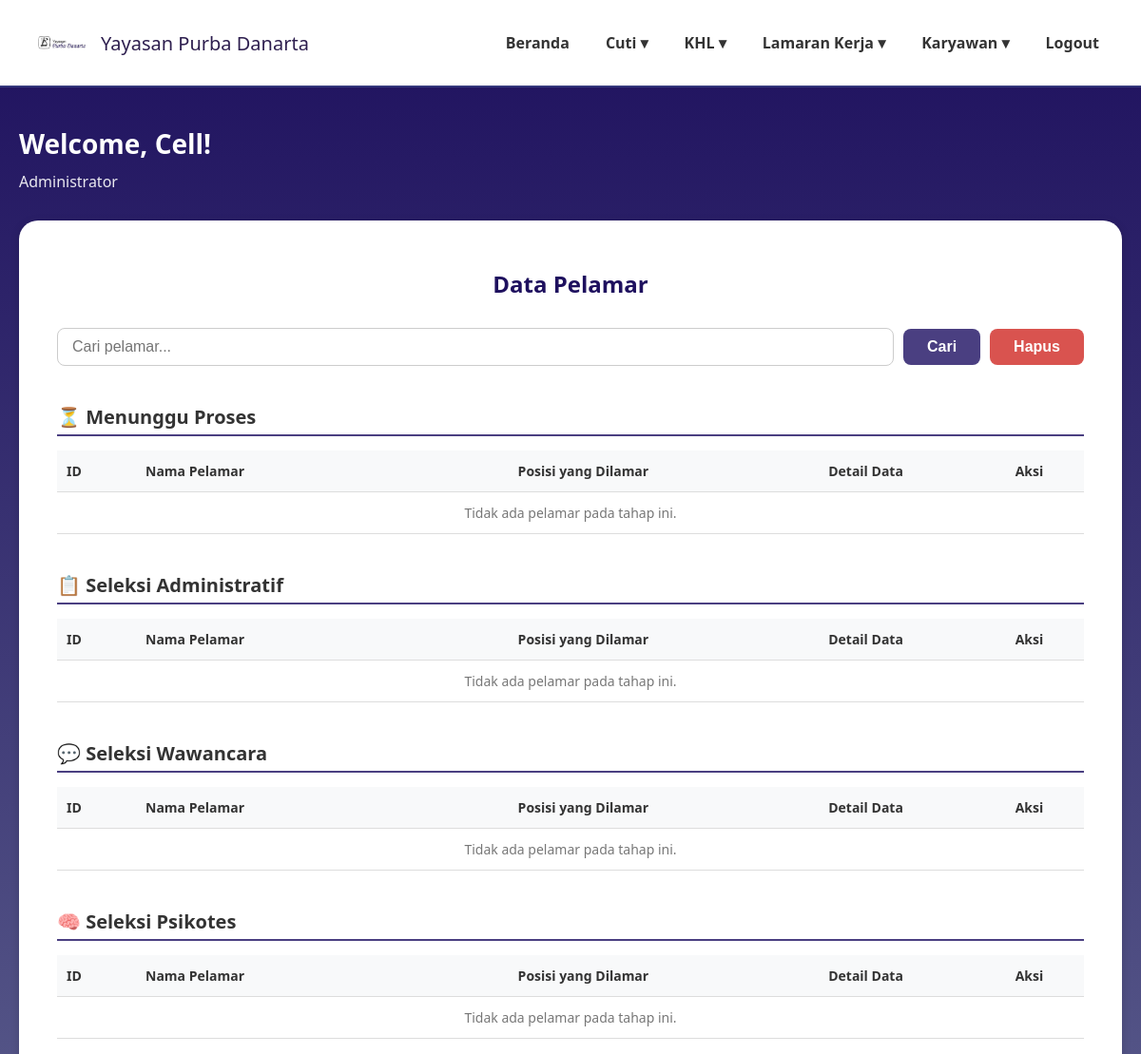
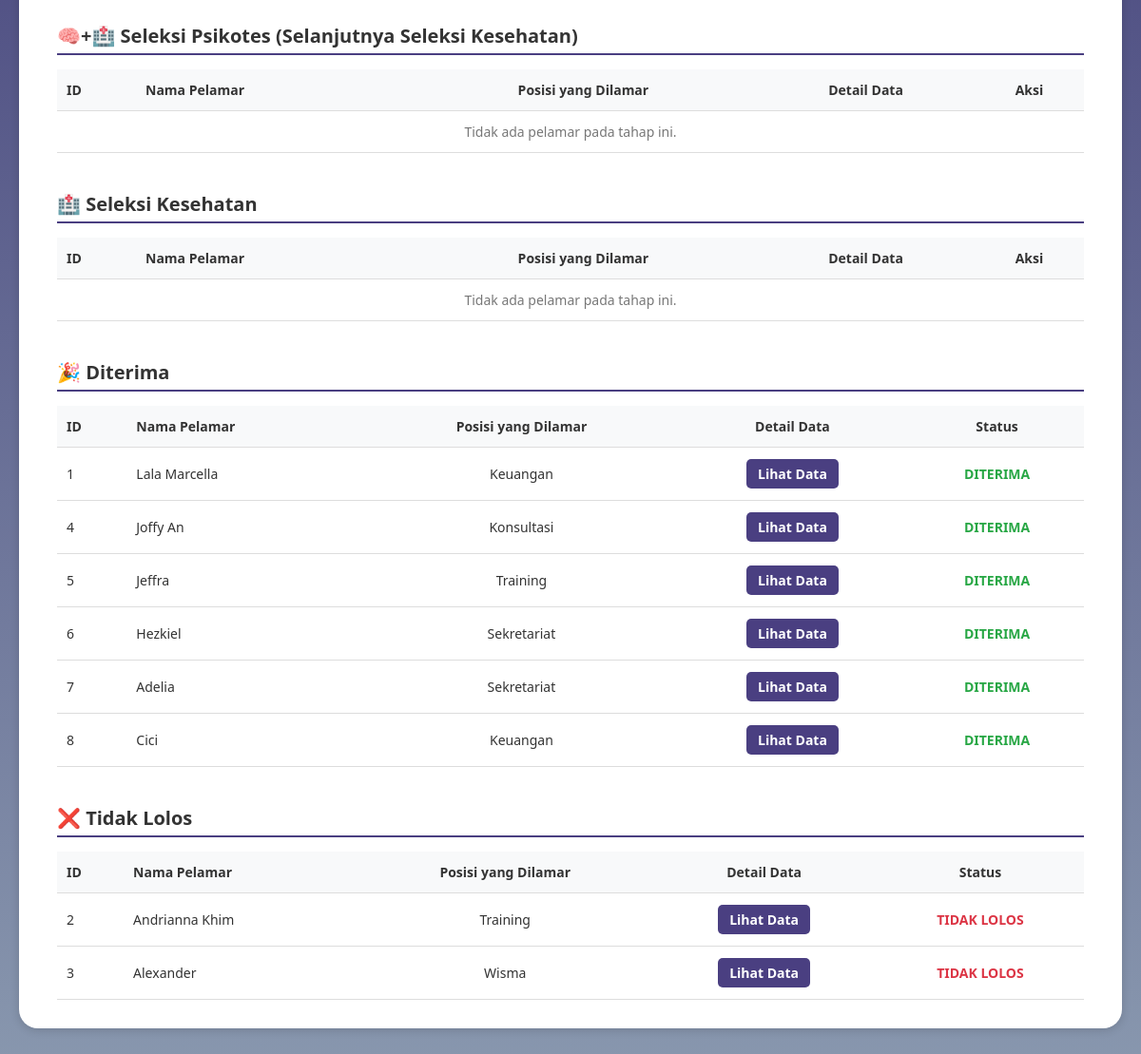
The page /administrasi_pelamar.php on the database its author committed (2 pictures, top to bottom).
### tables this page shows
CREATE TABLE `data_pelamar` (
  `id` int(11) NOT NULL,
  `user_id` int(11) NOT NULL,
  `nama_lengkap` varchar(100) DEFAULT NULL,
  `posisi_dilamar` varchar(100) DEFAULT NULL,
  `jenis_kelamin` varchar(20) DEFAULT NULL,
  `tempat_lahir` varchar(100) DEFAULT NULL,
  `tanggal_lahir` date DEFAULT NULL,
  `nik` varchar(50) DEFAULT NULL,
  `alamat_rumah` text DEFAULT NULL,
  `alamat_domisili` text DEFAULT NULL,
  `no_telp` varchar(20) DEFAULT NULL,
  `email` varchar(100) DEFAULT NULL,
  `agama` varchar(50) DEFAULT NULL,
  `kontak_darurat` varchar(50) DEFAULT NULL,
  `pendidikan_terakhir` varchar(50) DEFAULT NULL,
  `surat_lamaran` varchar(255) DEFAULT NULL,
  `cv` varchar(255) DEFAULT NULL,
  `photo_formal` varchar(255) DEFAULT NULL,
  `ijazah_transkrip` varchar(255) DEFAULT NULL,
  `berkas_pendukung` varchar(255) DEFAULT NULL,
  `ktp` varchar(255) DEFAULT NULL,
  `status` varchar(50) DEFAULT 'Menunggu Proses',
  `status_seleksi` varchar(100) DEFAULT 'Proses seleksi sedang berlangsung',
  `pengumuman` text DEFAULT 'Belum ada pengumuman saat ini.',
  `created_at` timestamp NOT NULL DEFAULT current_timestamp()
);

### administrasi_pelamar.php (the view, shortened to what this page needs)
<?php
require 'config.php';
function getApplicantsByStatus($conn, $status) {
    $stmt = $conn->prepare("SELECT id, nama_lengkap, posisi_dilamar, no_telp, email, status FROM data_pelamar WHERE status = ?");
    $stmt->bind_param("s", $status);
    $stmt->execute();
    return $stmt->get_result();
}
$pelamarMenunggu = getApplicantsByStatus($conn, 'Menunggu Proses');
$pelamarAdministrasi = getApplicantsByStatus($conn, 'Seleksi Administratif');
$pelamarWawancara = getApplicantsByStatus($conn, 'Seleksi Wawancara');
$pelamarPsikotes = getApplicantsByStatus($conn, 'Seleksi Psikotes');
$pelamarKesehatan = getApplicantsByStatus($conn, 'Seleksi Kesehatan');
$pelamarPsikotesKesehatan = getApplicantsByStatus($conn, 'Seleksi Psikotes & Kesehatan');
$pelamarDiterima = getApplicantsByStatus($conn, 'Diterima');
$pelamarTidakLolos = getApplicantsByStatus($conn, 'Tidak Lolos');
?>
<!DOCTYPE html>
<html lang="id">
<head>
</head>
<body>
<header>
    <div class="logo">
    <img src="image/namayayasan.png" alt="Logo Yayasan">
    <span>Yayasan Purba Danarta</span>
  </div>
    <nav>
        <ul>
        <li><a href="dashboardadmin.php">Beranda</a></li>
        <li><a href="#">Cuti ▾</a>
        </li>
        <li><a href="#">KHL ▾</a>
        </li>
        <li><a href="#">Lamaran Kerja ▾</a>
        </li>
        <li><a href="#">Karyawan ▾</a>
        </li>
          <ul>
                <li><a href="logout2.php">Logout</a></li>
            </ul>
        </ul>
    </nav>
</header>
<main>
    <h1>Welcome, Cell!</h1>
    <p class="admin-title">Administrator</p>
    <div class="card">
        <h2 class="page-title">Data Pelamar</h2>
        <div class="action-bar">
            <input type="search" placeholder="Cari pelamar...">
            <button class="btn-cari">Cari</button>
            <button class="btn-hapus">Hapus</button>
        </div>
        <h3 class="section-title">⏳ Menunggu Proses</h3>
        <table class="data-table">
            <thead>
                <tr>
                    <th class="text-left">ID</th>
                    <th class="text-left">Nama Pelamar</th>
                    <th>Posisi yang Dilamar</th>
                    <th>Detail Data</th>
                    <th>Aksi</th>
                </tr>
            </thead>
            <tbody>
                <?php if ($pelamarMenunggu->num_rows > 0): ?>
                    <?php while($row = $pelamarMenunggu->fetch_assoc()): ?>
                    <tr>
                        <td class="text-left"><?= $row['id'] ?></td>
                        <td class="text-left"><?= htmlspecialchars($row['nama_lengkap']) ?></td>
                        <td><?= htmlspecialchars($row['posisi_dilamar']) ?></td>
                        <td><a href="detail_pelamar.php?id=<?= $row['id'] ?>" class="btn-aksi btn-lihat">Lihat Data</a></td>
                        <td>
                            <button onclick="bukaModal('<?= $row['id'] ?>', '<?= $row['status'] ?>', '<?= htmlspecialchars(addslashes($row['nama_lengkap'])) ?>')" class="btn-aksi btn-lolos">Lolos</button>
                            <a href="?action=tidak&id=<?= $row['id'] ?>&current_status=<?= $row['status'] ?>" class="btn-aksi btn-tidak">Tidak</a>
                        </td>
                    </tr>
                    <?php endwhile; ?>
                <?php else: ?>
                    <tr><td colspan="5" class="no-data">Tidak ada pelamar pada tahap ini.</td></tr>
                <?php endif; ?>
            </tbody>
        </table>
        <h3 class="section-title">📋 Seleksi Administratif</h3>
        <table class="data-table">
            <thead>
                <tr>
                    <th class="text-left">ID</th>
                    <th class="text-left">Nama Pelamar</th>
                    <th>Posisi yang Dilamar</th>
                    <th>Detail Data</th>
                    <th>Aksi</th>
                </tr>
            </thead>
            <tbody>
                <?php if ($pelamarAdministrasi->num_rows > 0): ?>
                    <?php while($row = $pelamarAdministrasi->fetch_assoc()): ?>
                    <tr>
                        <td class="text-left"><?= $row['id'] ?></td>
                        <td class="text-left"><?= htmlspecialchars($row['nama_lengkap']) ?></td>
                        <td><?= htmlspecialchars($row['posisi_dilamar']) ?></td>
                        <td><a href="detail_pelamar.php?id=<?= $row['id'] ?>" class="btn-aksi btn-lihat">Lihat Data</a></td>
                        <td>
                            <button onclick="bukaModal('<?= $row['id'] ?>', '<?= $row['status'] ?>', '<?= htmlspecialchars(addslashes($row['nama_lengkap'])) ?>')" class="btn-aksi btn-lolos">Lolos</button>
                            <a href="?action=tidak&id=<?= $row['id'] ?>&current_status=<?= $row['status'] ?>" class="btn-aksi btn-tidak">Tidak</a>
                        </td>
                    </tr>
                    <?php endwhile; ?>
                <?php else: ?>
                    <tr><td colspan="5" class="no-data">Tidak ada pelamar pada tahap ini.</td></tr>
                <?php endif; ?>
            </tbody>
        </table>
        <h3 class="section-title">💬 Seleksi Wawancara</h3>
        <table class="data-table">
            <thead>
                <tr>
                    <th class="text-left">ID</th>
                    <th class="text-left">Nama Pelamar</th>
                    <th>Posisi yang Dilamar</th>
                    <th>Detail Data</th>
                    <th>Aksi</th>
                </tr>
            </thead>
            <tbody>
                <?php if ($pelamarWawancara->num_rows > 0): ?>
                    <?php while($row = $pelamarWawancara->fetch_assoc()): ?>
                    <tr>
                        <td class="text-left"><?= $row['id'] ?></td>
                        <td class="text-left"><?= htmlspecialchars($row['nama_lengkap']) ?></td>
                        <td><?= htmlspecialchars($row['posisi_dilamar']) ?></td>
                        <td><a href="detail_pelamar.php?id=<?= $row['id'] ?>" class="btn-aksi btn-lihat">Lihat Data</a></td>
                        <td>
                            <button onclick="bukaModal('<?= $row['id'] ?>', '<?= $row['status'] ?>', '<?= htmlspecialchars(addslashes($row['nama_lengkap'])) ?>')" class="btn-aksi btn-lolos">Lolos</button>
                            <a href="?action=tidak&id=<?= $row['id'] ?>&current_status=<?= $row['status'] ?>" class="btn-aksi btn-tidak">Tidak</a>
                        </td>
                    </tr>
                    <?php endwhile; ?>
                <?php else: ?>
                    <tr><td colspan="5" class="no-data">Tidak ada pelamar pada tahap ini.</td></tr>
                <?php endif; ?>
            </tbody>
        </table>
        <h3 class="section-title">🧠 Seleksi Psikotes</h3>
        <table class="data-table">
            <thead>
                <tr>
                    <th class="text-left">ID</th>
                    <th class="text-left">Nama Pelamar</th>
                    <th>Posisi yang Dilamar</th>
                    <th>Detail Data</th>
                    <th>Aksi</th>
                </tr>
            </thead>
            <tbody>
                 <?php if ($pelamarPsikotes->num_rows > 0): ?>
                    <?php while($row = $pelamarPsikotes->fetch_assoc()): ?>
                    <tr>
                        <td class="text-left"><?= $row['id'] ?></td>
                        <td class="text-left"><?= htmlspecialchars($row['nama_lengkap']) ?></td>
                        <td><?= htmlspecialchars($row['posisi_dilamar']) ?></td>
                        <td><a href="detail_pelamar.php?id=<?= $row['id'] ?>" class="btn-aksi btn-lihat">Lihat Data</a></td>
                        <td>
                            <button onclick="bukaModal('<?= $row['id'] ?>', '<?= $row['status'] ?>', '<?= htmlspecialchars(addslashes($row['nama_lengkap'])) ?>')" class="btn-aksi btn-lolos">Lolos</button>
                            <a href="?action=tidak&id=<?= $row['id'] ?>&current_status=<?= $row['status'] ?>" class="btn-aksi btn-tidak">Tidak</a>
                        </td>
                    </tr>
                    <?php endwhile; ?>
                <?php else: ?>
                    <tr><td colspan="5" class="no-data">Tidak ada pelamar pada tahap ini.</td></tr>
                <?php endif; ?>
            </tbody>
        </table>
        <h3 class="section-title">🧠+🏥 Seleksi Psikotes (Selanjutnya Seleksi Kesehatan)</h3>
        <table class="data-table">
            <thead>
                <tr>
                    <th class="text-left">ID</th>
                    <th class="text-left">Nama Pelamar</th>
                    <th>Posisi yang Dilamar</th>
                    <th>Detail Data</th>
                    <th>Aksi</th>
                </tr>
            </thead>
            <tbody>
                <?php if ($pelamarPsikotesKesehatan->num_rows > 0): ?>
                    <?php while($row = $pelamarPsikotesKesehatan->fetch_assoc()): ?>
                    <tr>
                        <td class="text-left"><?= $row['id'] ?></td>
                        <td class="text-left"><?= htmlspecialchars($row['nama_lengkap']) ?></td>
                        <td><?= htmlspecialchars($row['posisi_dilamar']) ?></td>
                        <td><a href="detail_pelamar.php?id=<?= $row['id'] ?>" class="btn-aksi btn-lihat">Lihat Data</a></td>
                        <td>
                             <button onclick="bukaModal('<?= $row['id'] ?>', '<?= $row['status'] ?>', '<?= htmlspecialchars(addslashes($row['nama_lengkap'])) ?>')" class="btn-aksi btn-lolos">Lolos</button>
                            <a href="?action=tidak&id=<?= $row['id'] ?>&current_status=<?= $row['status'] ?>" class="btn-aksi btn-tidak">Tidak</a>
                        </td>
                    </tr>
                    <?php endwhile; ?>
                <?php else: ?>
                    <tr><td colspan="5" class="no-data">Tidak ada pelamar pada tahap ini.</td></tr>
                <?php endif; ?>
            </tbody>
        </table>
        <h3 class="section-title">🏥 Seleksi Kesehatan</h3>
        <table class="data-table">
            <thead>
                <tr>
                    <th class="text-left">ID</th>
                    <th class="text-left">Nama Pelamar</th>
                    <th>Posisi yang Dilamar</th>
                    <th>Detail Data</th>
                    <th>Aksi</th>
                </tr>
            </thead>
            <tbody>
                 <?php if ($pelamarKesehatan->num_rows > 0): ?>
                    <?php while($row = $pelamarKesehatan->fetch_assoc()): ?>
                    <tr>
                        <td class="text-left"><?= $row['id'] ?></td>
                        <td class="text-left"><?= htmlspecialchars($row['nama_lengkap']) ?></td>
                        <td><?= htmlspecialchars($row['posisi_dilamar']) ?></td>
                        <td><a href="detail_pelamar.php?id=<?= $row['id'] ?>" class="btn-aksi btn-lihat">Lihat Data</a></td>
                        <td>
                            <button onclick="bukaModal('<?= $row['id'] ?>', '<?= $row['status'] ?>', '<?= htmlspecialchars(addslashes($row['nama_lengkap'])) ?>')" class="btn-aksi btn-lolos">Lolos</button>
                            <a href="?action=tidak&id=<?= $row['id'] ?>&current_status=<?= $row['status'] ?>" class="btn-aksi btn-tidak">Tidak</a>
                        </td>
                    </tr>
                    <?php endwhile; ?>
                <?php else: ?>
                    <tr><td colspan="5" class="no-data">Tidak ada pelamar pada tahap ini.</td></tr>
                <?php endif; ?>
            </tbody>
        </table>
        <h3 class="section-title">🎉 Diterima</h3>
        <table class="data-table">
            <thead>
                <tr>
                    <th class="text-left">ID</th>
                    <th class="text-left">Nama Pelamar</th>
                    <th>Posisi yang Dilamar</th>
                    <th>Detail Data</th>
                    <th>Status</th>
                </tr>
            </thead>
            <tbody>
                 <?php if ($pelamarDiterima->num_rows > 0): ?>
                    <?php while($row = $pelamarDiterima->fetch_assoc()): ?>
                    <tr>
                        <td class="text-left"><?= $row['id'] ?></td>
                        <td class="text-left"><?= htmlspecialchars($row['nama_lengkap']) ?></td>
                        <td><?= htmlspecialchars($row['posisi_dilamar']) ?></td>
                        <td><a href="detail_pelamar.php?id=<?= $row['id'] ?>" class="btn-aksi btn-lihat">Lihat Data</a></td>
                        <td><span style="color: #28a745; font-weight: bold;">DITERIMA</span></td>
                    </tr>
                    <?php endwhile; ?>
                <?php else: ?>
                    <tr><td colspan="5" class="no-data">Tidak ada pelamar yang diterima.</td></tr>
                <?php endif; ?>
            </tbody>
        </table>
        <h3 class="section-title">❌ Tidak Lolos</h3>
        <table class="data-table">
            <thead>
                <tr>
                    <th class="text-left">ID</th>
                    <th class="text-left">Nama Pelamar</th>
                    <th>Posisi yang Dilamar</th>
                    <th>Detail Data</th>
                    <th>Status</th>
                </tr>
            </thead>
            <tbody>
                 <?php if ($pelamarTidakLolos->num_rows > 0): ?>
                    <?php while($row = $pelamarTidakLolos->fetch_assoc()): ?>
                    <tr>
                        <td class="text-left"><?= $row['id'] ?></td>
                        <td class="text-left"><?= htmlspecialchars($row['nama_lengkap']) ?></td>
                        <td><?= htmlspecialchars($row['posisi_dilamar']) ?></td>
                        <td><a href="detail_pelamar.php?id=<?= $row['id'] ?>" class="btn-aksi btn-lihat">Lihat Data</a></td>
                        <td><span style="color: #dc3545; font-weight: bold;">TIDAK LOLOS</span></td>
                    </tr>
                    <?php endwhile; ?>
                <?php else: ?>
                    <tr><td colspan="5" class="no-data">Tidak ada pelamar yang tidak lolos.</td></tr>
                <?php endif; ?>
            </tbody>
        </table>
    </div>
</main>
</body>
</html>

### rows shown on the page
data_pelamar: id "1", nama_lengkap "Lala Marcella", posisi_dilamar "Keuangan"
data_pelamar: id "4", nama_lengkap "Joffy An", posisi_dilamar "Konsultasi"
data_pelamar: id "5", nama_lengkap "Jeffra", posisi_dilamar "Training"
data_pelamar: id "6", nama_lengkap "Hezkiel", posisi_dilamar "Sekretariat"
data_pelamar: id "7", nama_lengkap "Adelia", posisi_dilamar "Sekretariat"
data_pelamar: id "8", nama_lengkap "Cici", posisi_dilamar "Keuangan"
data_pelamar: id "2", nama_lengkap "Andrianna Khim", posisi_dilamar "Training"
data_pelamar: id "3", nama_lengkap "Alexander", posisi_dilamar "Wisma"
